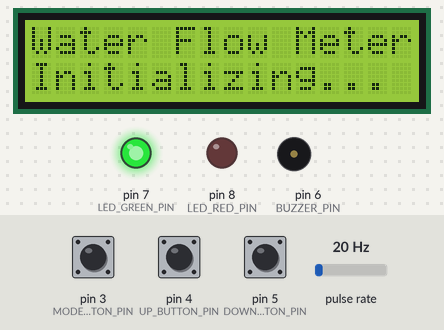
The sketch below on a simulated Arduino Uno, built with avr-gcc and run on an emulated ATmega328P. On the bench: 16×2 character LCD, output pins drawn as LEDs (lit = HIGH), buzzer (waves = sounding). Wiring (inferred from the names in the program): pulse sensor: data pin 2. The test bench sets the inputs (shaded band); at power-on: pin 3 (MODE_BUTTON_PIN) HIGH, pulse rate 20 Hz, pin 4 (UP_BUTTON_PIN) HIGH, pin 5 (DOWN_BUTTON_PIN) HIGH. EEPROM starts erased; what the sketch prints to the serial monitor is not drawn.

Above: at 0.2 s.
3.4 s: pin 3 (MODE_BUTTON_PIN) pulled LOW for 3.2 s
At 3.61 s:
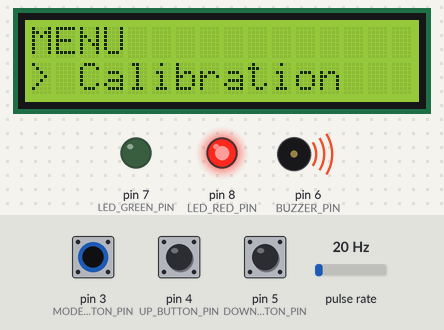
8.1 s: pulse rate (sensor on pin 2) set to 8 Hz
At 10.4 s:
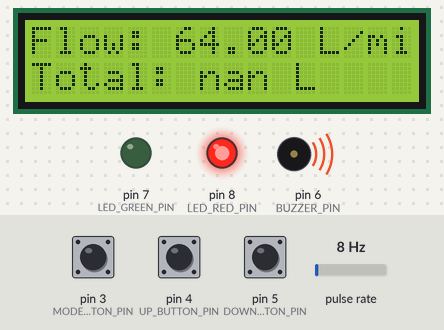
11.1 s: pulse rate (sensor on pin 2) set to 50 Hz
At 11.8 s:
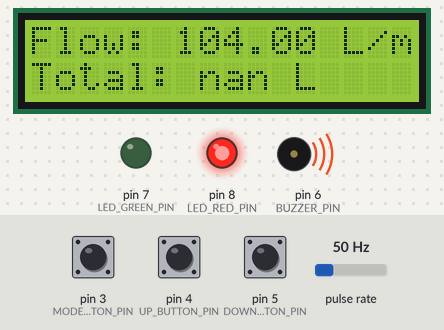
14.1 s: pin 3 (MODE_BUTTON_PIN) pulled LOW for 0.15 s
At 14.4 s:
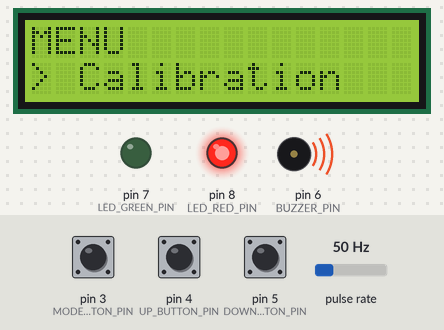
17.2 s: pin 4 (UP_BUTTON_PIN) pulled LOW for 1 s
At 19.6 s:
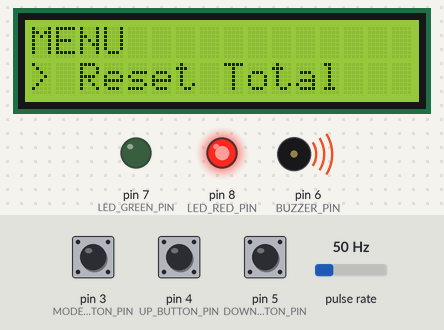
21.2 s: pin 5 (DOWN_BUTTON_PIN) pulled LOW for 1 s
At 21.37 s:
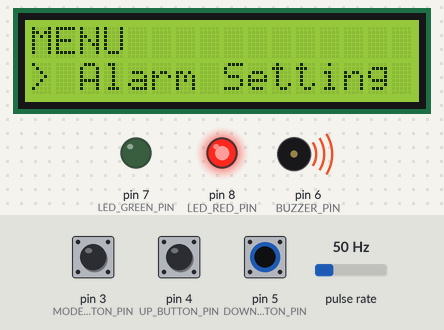
Timing chart, 0 to 24.2 s (numbered marks = the images above; inputs shaded):
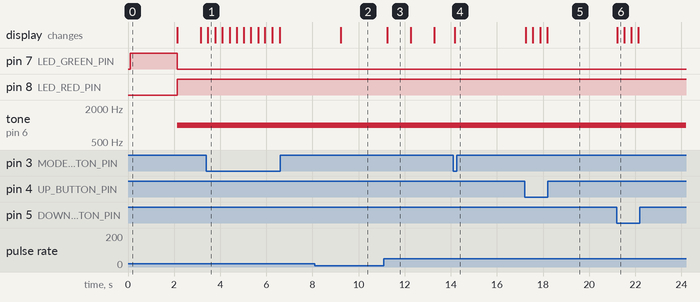

The sketch:

water-flow-meter.ino
```cpp
/*
 * Complete Arduino Water Flow Meter
 *
 * Features:
 * - Measures water flow rate
 * - Calculates total water volume
 * - Displays data on LCD
 * - Stores total volume in EEPROM
 * - Calibration mode
 * - Flow rate alarm
 * - Simple button interface
 *
 * Hardware:
 * - Arduino Uno/Nano
 * - YF-S201 Water Flow Sensor
 * - 16x2 LCD with I2C
 * - 3 Push buttons (Mode, Up, Down)
 * - Buzzer for alarm
 * - LED indicators
 */

#include <Wire.h>
#include <LiquidCrystal_I2C.h>
#include <EEPROM.h>

// Pin definitions
const int FLOW_SENSOR_PIN = 2;  // Flow sensor on interrupt pin
const int MODE_BUTTON_PIN = 3;  // Mode button
const int UP_BUTTON_PIN = 4;    // Up button
const int DOWN_BUTTON_PIN = 5;  // Down button
const int BUZZER_PIN = 6;       // Buzzer for alarm
const int LED_GREEN_PIN = 7;    // Green LED (normal operation)
const int LED_RED_PIN = 8;      // Red LED (alarm)

// EEPROM addresses
const int EEPROM_TOTAL_VOLUME_ADDR = 0;     // 4 bytes for total volume (float)
const int EEPROM_CALIBRATION_ADDR = 4;      // 4 bytes for calibration factor (float)
const int EEPROM_ALARM_THRESHOLD_ADDR = 8;  // 4 bytes for alarm threshold (float)

// Flow sensor variables
volatile int pulseCount = 0;
float calibrationFactor = 7.5;  // Default: YF-S201 = 7.5 pulses per liter
float flowRate = 0.0;           // L/min
float totalVolume = 0.0;        // Liters
float previousTotalVolume = 0.0;
unsigned long oldTime = 0;
const unsigned long updateInterval = 1000;  // Update every second

// Alarm variables
float alarmThreshold = 10.0;  // L/min
bool alarmActive = false;

// Display and UI variables
LiquidCrystal_I2C lcd(0x27, 16, 2);  // Set I2C address to 0x27 for a 16x2 display
enum Mode { NORMAL, MENU, CALIBRATION, RESET, ALARM_SETTING };
Mode currentMode = NORMAL;
int menuPosition = 0;
const int menuItems = 3;  // Number of menu items
unsigned long lastButtonPress = 0;
const unsigned long debounceTime = 200;  // Debounce time in ms

// Function prototypes
void pulseCounter();
void updateFlowCalculations();
void updateDisplay();
void handleButtons();
void saveToEEPROM();
void loadFromEEPROM();
void handleMenu();
void calibrationMode();
void resetTotalVolume();
void setAlarmThreshold();
void checkAlarm();

void setup() {
  // Initialize serial communication
  Serial.begin(9600);

  // Initialize LCD
  lcd.init();
  lcd.backlight();
  lcd.clear();
  lcd.print("Water Flow Meter");
  lcd.setCursor(0, 1);
  lcd.print("Initializing...");

  // Initialize pins
  pinMode(FLOW_SENSOR_PIN, INPUT);
  digitalWrite(FLOW_SENSOR_PIN, HIGH);  // Enable internal pull-up

  pinMode(MODE_BUTTON_PIN, INPUT_PULLUP);
  pinMode(UP_BUTTON_PIN, INPUT_PULLUP);
  pinMode(DOWN_BUTTON_PIN, INPUT_PULLUP);

  pinMode(BUZZER_PIN, OUTPUT);
  pinMode(LED_GREEN_PIN, OUTPUT);
  pinMode(LED_RED_PIN, OUTPUT);

  // Turn on green LED
  digitalWrite(LED_GREEN_PIN, HIGH);
  digitalWrite(LED_RED_PIN, LOW);

  // Attach interrupt to flow sensor
  attachInterrupt(digitalPinToInterrupt(FLOW_SENSOR_PIN), pulseCounter, FALLING);

  // Load saved values from EEPROM
  loadFromEEPROM();

  delay(2000);  // Display startup message for 2 seconds
  lcd.clear();
}

void loop() {
  // Update flow calculations every second
  if ((millis() - oldTime) > updateInterval) {
    updateFlowCalculations();
    oldTime = millis();
  }

  // Handle button presses and UI
  handleButtons();

  // Update display based on current mode
  updateDisplay();

  // Check if alarm should be triggered
  checkAlarm();

  // Save to EEPROM if volume has changed significantly
  if (abs(totalVolume - previousTotalVolume) > 0.1) {
    saveToEEPROM();
    previousTotalVolume = totalVolume;
  }
}

// Interrupt function for flow sensor
void pulseCounter() {
  pulseCount++;
}

// Calculate flow rate and total volume
void updateFlowCalculations() {
  // Disable interrupt temporarily
  detachInterrupt(digitalPinToInterrupt(FLOW_SENSOR_PIN));

  // Calculate flow rate (L/min) = (Pulse count / Calibration factor) * 60
  flowRate = ((float)pulseCount / calibrationFactor) * (60.0 / (updateInterval / 1000.0));

  // Calculate volume passed in this interval
  float volumeInterval = (float)pulseCount / calibrationFactor;

  // Add to total volume
  totalVolume += volumeInterval;

  // Reset pulse counter
  pulseCount = 0;

  // Re-enable interrupt
  attachInterrupt(digitalPinToInterrupt(FLOW_SENSOR_PIN), pulseCounter, FALLING);

  // Print to serial for debugging
  Serial.print("Flow rate: ");
  Serial.print(flowRate);
  Serial.print(" L/min, Total volume: ");
  Serial.print(totalVolume);
  Serial.println(" L");
}

// Update LCD display based on current mode
void updateDisplay() {
  lcd.clear();

  switch (currentMode) {
    case NORMAL:
      // Display flow rate and total volume
      lcd.setCursor(0, 0);
      lcd.print("Flow: ");
      lcd.print(flowRate, 2);
      lcd.print(" L/min");

      lcd.setCursor(0, 1);
      lcd.print("Total: ");
      lcd.print(totalVolume, 2);
      lcd.print(" L");
      break;

    case MENU:
      // Display menu
      lcd.setCursor(0, 0);
      lcd.print("MENU");

      lcd.setCursor(0, 1);
      switch (menuPosition) {
        case 0:
          lcd.print("> Calibration");
          break;
        case 1:
          lcd.print("> Reset Total");
          break;
        case 2:
          lcd.print("> Alarm Setting");
          break;
      }
      break;

    case CALIBRATION:
      // Display calibration screen
      lcd.setCursor(0, 0);
      lcd.print("Calibration");

      lcd.setCursor(0, 1);
      lcd.print("Factor: ");
      lcd.print(calibrationFactor, 2);
      break;

    case RESET:
      // Display reset confirmation
      lcd.setCursor(0, 0);
      lcd.print("Reset Total?");

      lcd.setCursor(0, 1);
      lcd.print("UP:Yes  DOWN:No");
      break;

    case ALARM_SETTING:
      // Display alarm setting screen
      lcd.setCursor(0, 0);
      lcd.print("Alarm Threshold");

      lcd.setCursor(0, 1);
      lcd.print("Rate: ");
      lcd.print(alarmThreshold, 2);
      lcd.print(" L/min");
      break;
  }
}

// Handle button presses
void handleButtons() {
  // Debounce buttons
  if (millis() - lastButtonPress < debounceTime) {
    return;
  }

  // Mode button
  if (digitalRead(MODE_BUTTON_PIN) == LOW) {
    lastButtonPress = millis();

    if (currentMode == NORMAL) {
      // Enter menu
      currentMode = MENU;
      menuPosition = 0;
    } else if (currentMode == MENU) {
      // Select menu item
      switch (menuPosition) {
        case 0:
          currentMode = CALIBRATION;
          break;
        case 1:
          currentMode = RESET;
          break;
        case 2:
          currentMode = ALARM_SETTING;
          break;
      }
    } else {
      // Return to normal mode from any other mode
      currentMode = NORMAL;
      saveToEEPROM();  // Save any changes
    }
  }

  // Up button
  if (digitalRead(UP_BUTTON_PIN) == LOW) {
    lastButtonPress = millis();

    switch (currentMode) {
      case MENU:
        // Navigate menu up
        menuPosition = (menuPosition > 0) ? menuPosition - 1 : menuItems - 1;
        break;

      case CALIBRATION:
        // Increase calibration factor
        calibrationFactor += 0.1;
        break;

      case RESET:
        // Confirm reset
        totalVolume = 0.0;
        saveToEEPROM();
        currentMode = NORMAL;
        break;

      case ALARM_SETTING:
        // Increase alarm threshold
        alarmThreshold += 0.5;
        break;
    }
  }

  // Down button
  if (digitalRead(DOWN_BUTTON_PIN) == LOW) {
    lastButtonPress = millis();

    switch (currentMode) {
      case MENU:
        // Navigate menu down
        menuPosition = (menuPosition < menuItems - 1) ? menuPosition + 1 : 0;
        break;

      case CALIBRATION:
        // Decrease calibration factor (minimum 0.1)
        calibrationFactor = max(0.1, calibrationFactor - 0.1);
        break;

      case RESET:
        // Cancel reset
        currentMode = NORMAL;
        break;

      case ALARM_SETTING:
        // Decrease alarm threshold (minimum 0)
        alarmThreshold = max(0.0, alarmThreshold - 0.5);
        break;
    }
  }
}

// Save values to EEPROM
void saveToEEPROM() {
  // Save total volume
  EEPROM.put(EEPROM_TOTAL_VOLUME_ADDR, totalVolume);

  // Save calibration factor
  EEPROM.put(EEPROM_CALIBRATION_ADDR, calibrationFactor);

  // Save alarm threshold
  EEPROM.put(EEPROM_ALARM_THRESHOLD_ADDR, alarmThreshold);

  Serial.println("Saved to EEPROM");
}

// Load values from EEPROM
void loadFromEEPROM() {
  // Load total volume
  EEPROM.get(EEPROM_TOTAL_VOLUME_ADDR, totalVolume);
  previousTotalVolume = totalVolume;

  // Load calibration factor (use default if not set)
  float storedCalibration;
  EEPROM.get(EEPROM_CALIBRATION_ADDR, storedCalibration);
  if (storedCalibration > 0.1) {
    calibrationFactor = storedCalibration;
  }

  // Load alarm threshold (use default if not set)
  float storedThreshold;
  EEPROM.get(EEPROM_ALARM_THRESHOLD_ADDR, storedThreshold);
  if (storedThreshold > 0.0) {
    alarmThreshold = storedThreshold;
  }

  Serial.println("Loaded from EEPROM");
  Serial.print("Total volume: ");
  Serial.print(totalVolume);
  Serial.print(" L, Calibration: ");
  Serial.print(calibrationFactor);
  Serial.print(", Alarm: ");
  Serial.println(alarmThreshold);
}

// Check if alarm should be triggered
void checkAlarm() {
  if (flowRate > alarmThreshold) {
    if (!alarmActive) {
      alarmActive = true;
      digitalWrite(LED_GREEN_PIN, LOW);
      digitalWrite(LED_RED_PIN, HIGH);
      tone(BUZZER_PIN, 1000);  // 1kHz tone
    }
  } else {
    if (alarmActive) {
      alarmActive = false;
      digitalWrite(LED_GREEN_PIN, HIGH);
      digitalWrite(LED_RED_PIN, LOW);
      noTone(BUZZER_PIN);
    }
  }
}
```

Measured:
- after the input at 3.4 s, the display: changes after 0.06 s (image 1)
- after the input at 11.1 s, the display: changes after 0.15 s (image 3)
- after the input at 14.1 s, the display: changes after 0.07 s (image 4)
- after the input at 17.2 s, the display: first changes at once (image 5 shows a later state)
- after the input at 21.2 s, the display: changes at once (image 6)
- what the display in image 3 shows lasts 1.0 s, from 11.3 s to 12.3 s
